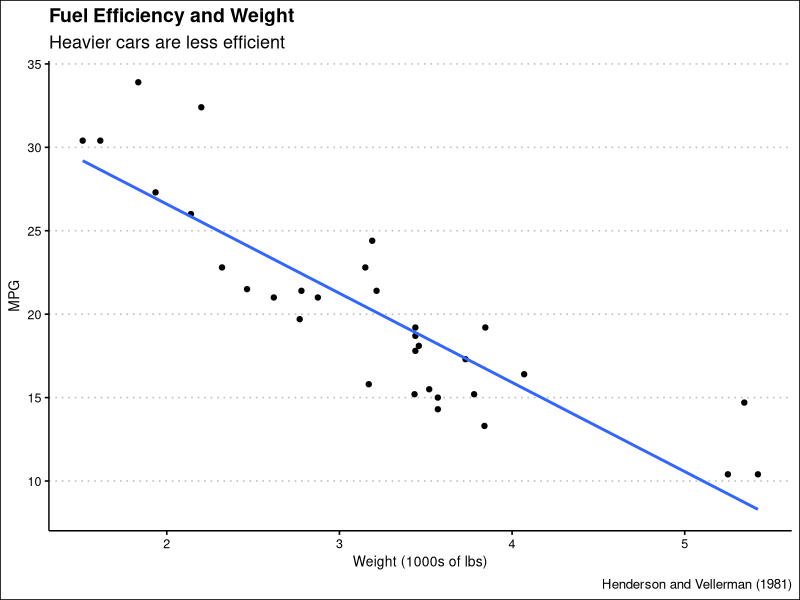

The R script that drew this image:
## ---- chunk 1
knitr::opts_chunk$set(echo = FALSE)

# Learn more about creating websites with Distill at:
# https://rstudio.github.io/distill/website.html

# Learn more about publishing to GitHub Pages at:
# https://rstudio.github.io/distill/publish_website.html#github-pages

library(tidyverse)
library(ggthemes)

## ---- chunk 2
mtcars %>% 
  select(mpg, wt)  %>% 
  ggplot(mapping = aes(x = wt, y = mpg)) + 
  geom_point() + 
  geom_smooth(method = "lm", formula = y~x, se = FALSE) + 
  theme_clean() +
  labs(title = "Fuel Efficiency and Weight",
    subtitle = "Heavier cars are less efficient",
    x = "Weight (1000s of lbs)",
    y = "MPG",
    caption = "Henderson and Vellerman (1981)")
